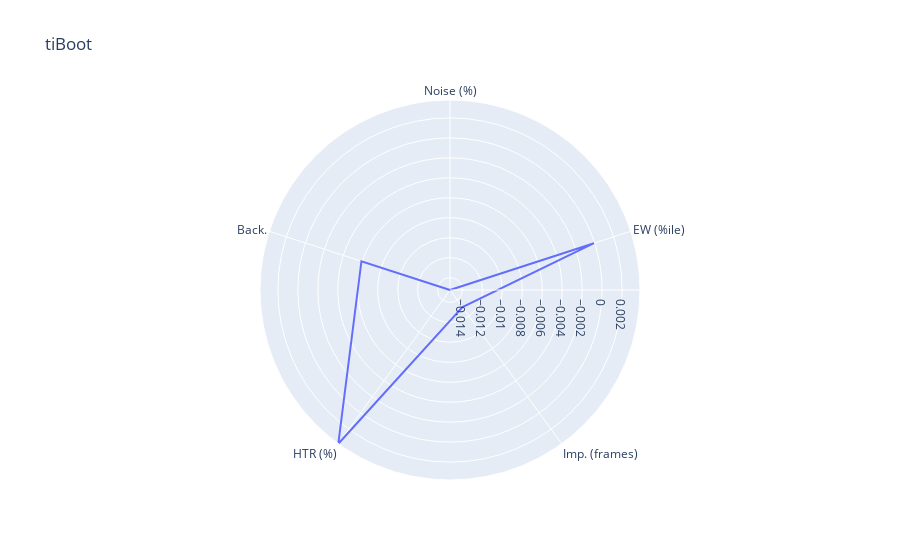

Notebook code for this chart:
### Code cell
df = pd.DataFrame(dict(r = dependence.iloc[1, :], theta = ['Noise (%)', 'EW (%ile)', 'Imp. (frames)', 'HTR (%)', 'Back.']))
fig = px.line_polar(df, r='r', theta='theta', line_close=True, title='tiBoot')
fig.show()

### Figure 1 — Plotly figure (JSON) as saved in the notebook; plotly's stock layout.template omitted (floating-point values rounded to 4 significant figures)
{"data": [{"hovertemplate": "r=%{r}<br>theta=%{theta}<extra></extra>", "legendgroup": "", "line": {"color": "#636efa", "dash": "solid"}, "marker": {"symbol": "circle"}, "mode": "lines", "name": "", "r": [-0.01524, -7.464e-05, -0.01311, 0.003792, -0.005912, -0.01524], "showlegend": false, "subplot": "polar", "theta": ["Noise (%)", "EW (%ile)", "Imp. (frames)", "HTR (%)", "Back.", "Noise (%)"], "type": "scatterpolar"}], "layout": {"legend": {"tracegroupgap": 0}, "polar": {"angularaxis": {"direction": "clockwise", "rotation": 90}, "domain": {"x": [0, 1], "y": [0, 1]}}, "title": {"text": "tiBoot"}}}
